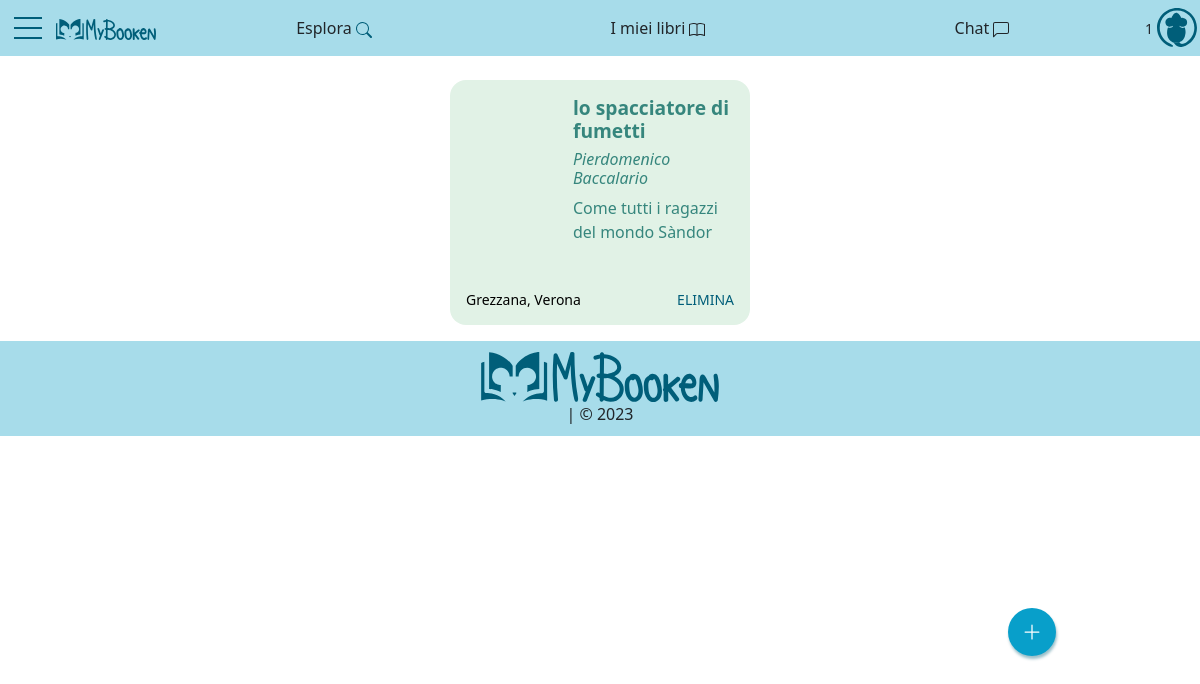
Page /libri/i_miei_libri (signed in) on the earlier database version.
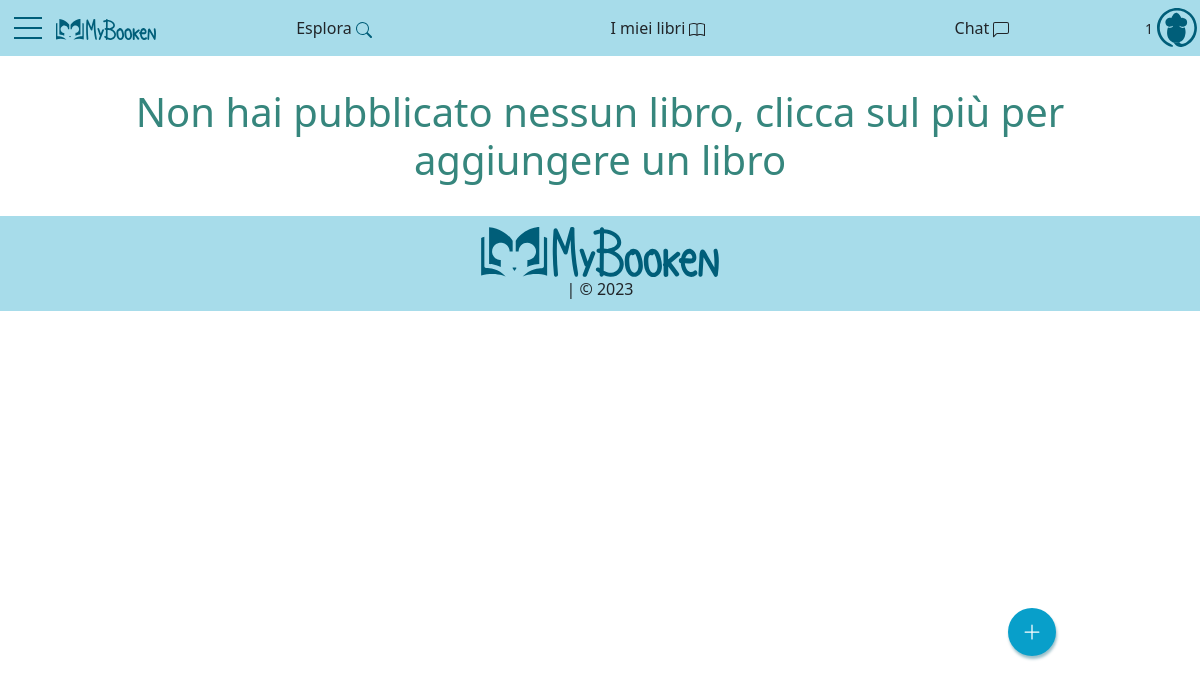
Same page on the later database version.
### libri/models.py (models this page shows)
class Libri(models.Model):
    titolo = models.CharField(max_length=50)  # VARCHAR
    autore = models.CharField(max_length=50)  # VARCHAR
    isbn = models.CharField(max_length=13, validators=[
                            MinLengthValidator(13)])    # CHAR
    descrizione = models.CharField(max_length=255)  # VARCHAR
    citta = models.CharField(max_length=50)
    longitudine = models.FloatField(max_length=50)
    latitudine = models.FloatField(max_length=50)
    immagine = models.ImageField(
        null=True, blank=True, upload_to="images/libri/")
    idUser = models.ForeignKey(User, on_delete=models.CASCADE)
    categoria = models.ManyToManyField('Categorie', through='LibriCategorie')
    data = models.DateField(auto_now=False, auto_now_add=True)

### libri/views.py (the view)
# urls.py: path('i_miei_libri', views.mieiLibri, name='i_miei_libri'),
@login_required
def mieiLibri(request):
    mylibri = Libri.objects.filter(idUser=request.user.id)
    template = loader.get_template('iMieiLibri.html')
    context = {
        'categorie': Categorie.objects.all(),
        'mylibri': mylibri,
        'topen': Profilo.objects.get(user=request.user.id).numTopen
    }
    return HttpResponse(template.render(context, request))

### libri/templates/iMieiLibri.html (shortened to what this page needs)
{% extends "master.html" %}
{% block content %}
{% load static %}
<link rel="stylesheet" href="{% static 'CSS/esplora.css' %}">
  {% if not mylibri %}
      <h1> Non hai pubblicato nessun libro, clicca sul più per aggiungere un libro </h1>
  {% endif %}
  <div class="riga horizScroll">
    {% for x in mylibri %}
      <div class="contenitorelibrovrt col-xs-12 col-md-4 col-lg-3"><a href="modifica_libro/{{ x.id }}">
        <div class="contenitorebodyvrt">
          <div id="toplibrovrt">
          </div>
          <div id="bodylibrovrt">
              <h3><strong>{{ x.titolo }}</strong></h3>
              <h5><i>{{ x.autore }}</i></h5>
              <p id="descritionlibro">{{ x.descrizione }}</p>
          </div>
        </div>
        <div id="footerlibrovrt1">
            <h6 id="locationlibrovrt" style="color: #000;">{{ x.citta }}</h6>
            <h6 id="isbnlibrovrt"><a href="elimina_libro/{{ x.id }}">ELIMINA</a></h6>
        </div>
      </a></div>
    {% endfor %}
  </div>
  {% include 'aggiuntaLibri.html' %}
  {% load static %}
  {% load static %}
{% endblock %}

### libri/templates/master.html (shortened to what this page needs)
<!DOCTYPE html>
<html>
<head>
    <link rel="stylesheet" href="https://unpkg.com/leaflet@1.9.3/dist/leaflet.css"
/>
     <link href="https://cdn.jsdelivr.net/npm/bootstrap@5.3.0-alpha1/dist/css/bootstrap.min.css" rel="stylesheet">
    {% load static %}
    <link rel="stylesheet" href="{% static 'CSS/indexburger.css' %}">
    <link rel="stylesheet" href="{% static 'CSS/generale.css' %}">
</head>
<body>
    {% include 'burgherMenu.html' %}
<div class="content">
    {% block content %}
    {% endblock %}
</div>
    <div class="contieniFooter">
        <footer class="col-12 col-md-12 col-lg-12">
            <a href="mailto:mybooken.noreply@gmail.com">{% load static %}
                <img src="{% static 'immagini/logo.svg' %}" alt="Logo MyBooken" id="imglogofooter"></a>
            | &copy 2023
        </footer>
    </div>
    {% load static %}
</body>
</html>

### libri/templates/burgherMenu.html (shortened to what this page needs)
    <nav class="navbar navbar-expand-lg bg-body-tertiary navbar1 navcontainer" id="barra">
        <div class="container-fluid navcontainer">
            <div id="toggle"></div>
            <a class="navbar-brand" href="#">
                <div class="logonavbar" style="width: 100px;">
                    {% load static %}
                    <img src="{% static 'immagini/logo.svg' %}" alt="Logo">
                </div>
            </a>
            <div class=" navbar-collapse" id="tabBar">
                <div>
                    <a class="nav-link" href="{% url 'libri' %}">Esplora </a>
                </div>
                <div>
                    <a class="nav-link" href="{% url 'i_miei_libri' %}">I miei libri </a>
                </div>
                <div>
                    <a class="nav-link" href="{% url 'chat_main' %}">Chat </a>
                </div>
            </div>
            <div id="toggletoken">
                <p>{{ topen }}</p>
            </div>
                            {% load static %}
        </div>
    </nav>

### libri/templates/aggiuntaLibri.html (shortened to what this page needs)
{% block headCss %}
{% load static %}
<link rel="stylesheet" href="{% static 'CSS/mappa.css' %}">
{% load static %}
<link rel="stylesheet" href="{% static 'CSS/aggiuntaLibri.css' %}">
{% endblock %}
{% block content %}
<button type="button" id="show-modalbook-btn"><svg xmlns="http://www.w3.org/2000/svg" width="20" height="34"
  fill="currentColor" class="bi bi-plus-lg" viewBox="0 0 16 16">
  <path fill-rule="evenodd"
      d="M8 2a.5.5 0 0 1 .5.5v5h5a.5.5 0 0 1 0 1h-5v5a.5.5 0 0 1-1 0v-5h-5a.5.5 0 0 1 0-1h5v-5A.5.5 0 0 1 8 2Z" />
</svg>
</button>
{% load static %}
{% endblock %}

### libri/static/CSS/indexburger.css (style rules this page uses)
* { margin: 0px; padding: 0px; box-sizing: border-box; }
.navcontainer { padding: 0px !important; height: 56px !important; background-color: #A7DCEA !important; }
#toggle { float: left; left: 0px; width: 56px; height: 56px; cursor: pointer; display: flex; justify-content: center; align-items: center; visibility: visible; }
#toggle::before { content: ''; position: absolute; width: 28px; height: 2px; background: #005E79; box-shadow: 0px 10px 0px #005E79; transform: translateY(-10px); transition: 0.2s; }
#toggle::after { content: ''; position: absolute; width: 28px; height: 2px; background: #005E79; transform: translateY(10px); transition: 0.2s; }
#toggletoken { background-image: url(../immagini/token.svg); background-size: 40px; background-position-x: 13px; background-position-y: center; background-repeat: no-repeat; font-size: 50px; float: right; right: 0px; width: 56px; height: 56px; cursor: pointer; display: flex; justify-content: center; align-items: center; transition: all 0.2s; }
#toggletoken p { font-size: 14px; margin: 0px; transform: translate(-23px, 0px); }
#tabBar { display: inline-block; width: 40%; height: 56px; background-color: #A7DCEA; }
#tabBar div { width: 33%; text-align: center; margin: auto; }
footer { height: 95px; text-align: center; display: flex; flex-direction: column; justify-content: center; visibility: visible; background-color: #A7DCEA; }
#imglogofooter { width: 100vw; height: 50px; }
.contieniFooter { display: block; }

### libri/static/CSS/generale.css (style rules this page uses)
* { margin: 0px; padding: 0px; box-sizing: border-box; }
a { text-decoration: none; color: black; }
body { background: white; }
h1 { color: #36867D; margin: 32px; text-align: center; }

### libri/static/CSS/esplora.css (style rules this page uses)
:root { --paddingDist: 16px; --fontColor: #36867D; --bacColor: #E1F1E7; }
a { text-decoration: none; }
.bi-search { color: rgba(0, 94, 121, 1.0); }
button { width: 36px; height: 36px; background-color: #A7DCEA; border-radius: 50px; border: transparent; cursor: pointer; }

### libri/static/CSS/aggiuntaLibri.css (style rules this page uses)
button { width: 36px; height: 36px; background-color: #089FCA; border-radius: 50px; border: transparent; cursor: pointer; box-shadow: 1px 3px 3px rgba(0, 94, 121, 0.4); color: #FFFFFF; border: none; }
#show-modalbook-btn { bottom: 48px; right: 16px; width: 48px; height: 48px; position: fixed; margin: 16px; }
@media screen and (min-width: 992px) { #show-modalbook-btn { bottom: 128px; right: 128px; } }

Differences in the rows shown:
removed Libri: titolo "lo spacciatore di fumetti", autore "Pierdomenico Baccalario", descrizione "Come tutti i ragazzi del mondo Sàndor…", citta "Grezzana, Verona"
Other differences:
text now shown: "Non hai pubblicato nessun libro, clicca sul più per aggiungere un libro"
